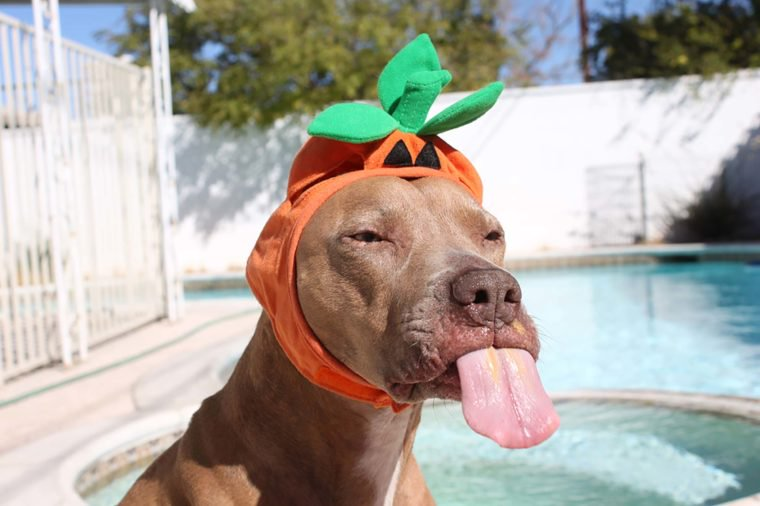
#> input picture images/dog.jpg, 760 x 506 px
$ jupyter execute 02_convolution_canny.ipynb
#> lines starting #> are read from the running program, lines starting #| are printed output that depends on the picture
# Assignment 2: Convolution and Canny edge detection

## Exercise 2.1
Implement the convolution operation for 2-D images (i.e. no colors here, sorry).

[cell 1]
#%matplotlib inline
from skimage import io, color
from matplotlib import pyplot as plt

def conv2d(image, kernel):
    # here goes your code

    result = image # remove this please
    return result

image = color.rgb2gray(io.imread('images/dog.jpg'))
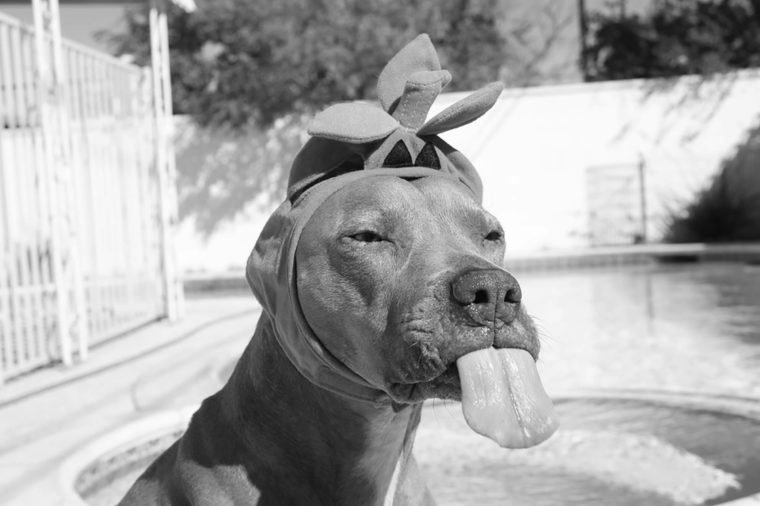
#> image: shape (506, 760) float64; min 0.0117, max 1, mean 0.659

plt.imshow(conv2d(image, []), cmap='gray')


$ run again, with images/eye.jpg copied over images/dog.jpg
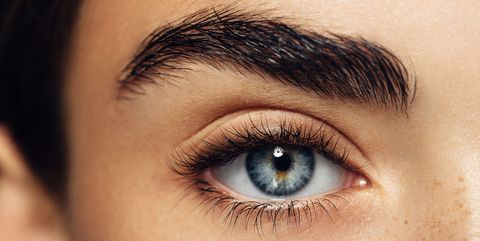
#> input picture images/eye.jpg, 480 x 241 px
#> `image = color.rgb2gray(io.imread('images/dog.jpg'))`:
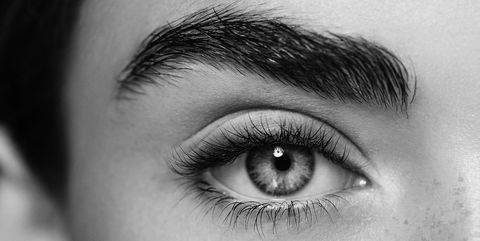
#> image: shape (241, 480) float64; min 0, max 0.999, mean 0.473

$ run again, with images/street.jpg copied over images/dog.jpg
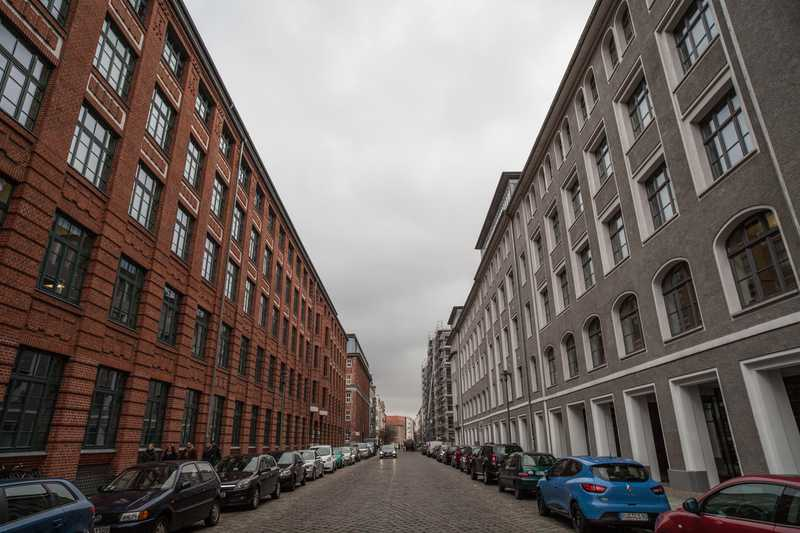
#> input picture images/street.jpg, 800 x 533 px
#> `image = color.rgb2gray(io.imread('images/dog.jpg'))`:
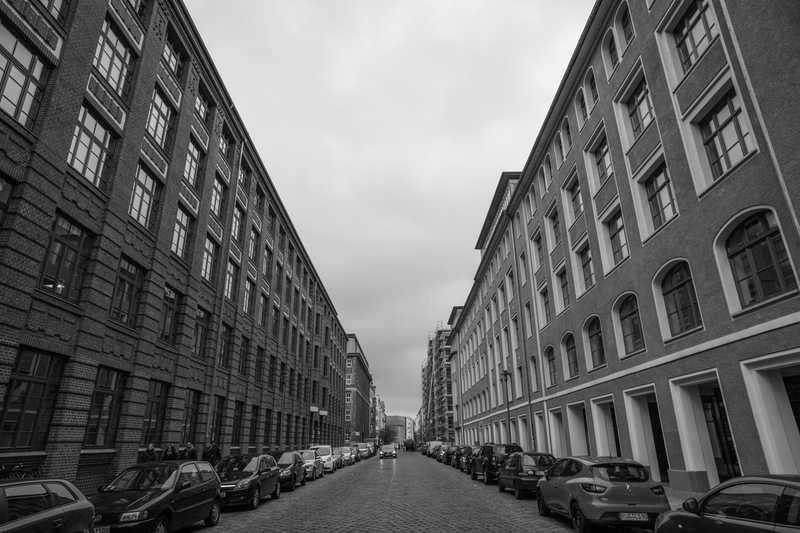
#> image: shape (533, 800) float64; min 0, max 1, mean 0.404
